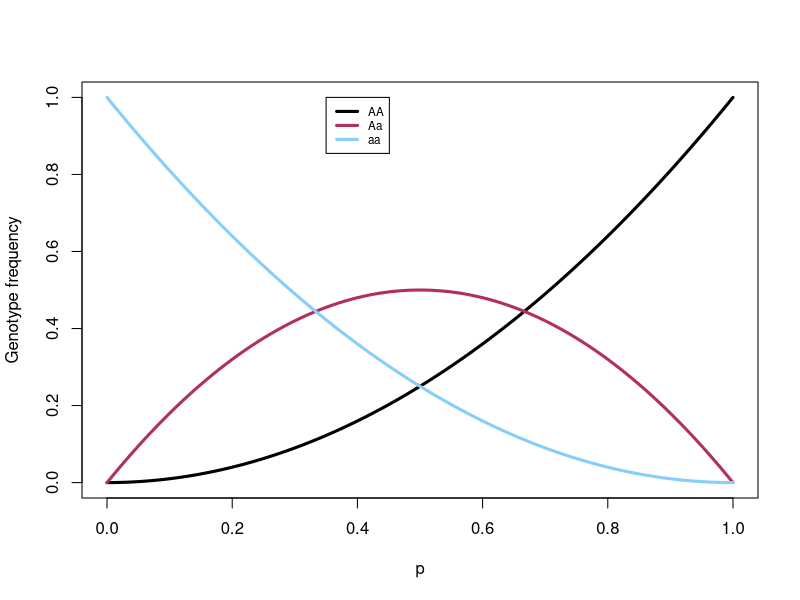
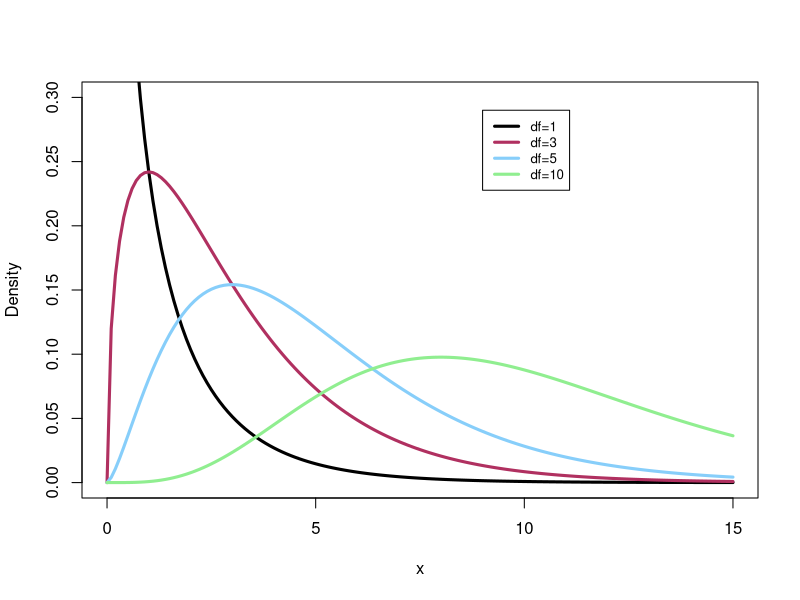

These figures' R source, in order:
## ---- chunk 1
knitr::opts_chunk$set(echo = TRUE)
## ---- chunk 2
1-pchisq(0.1887,1)
## ---- chunk 3
1-pchisq(0.1887,1)
## ---- chunk 4
data=c(366,123,12)
probs = c(0.8533^2,2*0.8533*0.1467,0.1467^2)
chisq.test(x=data,p=probs)
## ---- chunk 5
myseq=seq(0,1,0.01)
plot(myseq,myseq^2,type='l',xlab="p",ylab="Genotype frequency",lwd=3)
lines(myseq,2*myseq*(1-myseq),col="maroon",lwd=3)
lines(myseq,(1-myseq)^2,col="lightskyblue",lwd=3)
legend(0.35,1,legend=c("AA","Aa","aa"),col=c("black","maroon","lightskyblue"),lwd=c(3,3,3),cex=0.7)
## ---- chunk 6
myseq=seq(0,15,0.1)
plot(myseq,dchisq(myseq,df=1),xlab="x",ylab="Density",type='l',lwd=3,ylim=c(0,0.3))
lines(myseq,dchisq(myseq,df=3),lwd=3,col="maroon")
lines(myseq,dchisq(myseq,df=5),lwd=3,col="lightskyblue")
lines(myseq,dchisq(myseq,df=10),lwd=3,col="lightgreen")
legend(9,0.29,legend=c("df=1","df=3","df=5","df=10"),col=c("black","maroon","lightskyblue","lightgreen"),lwd=c(3,3,3,3),cex=0.8)
